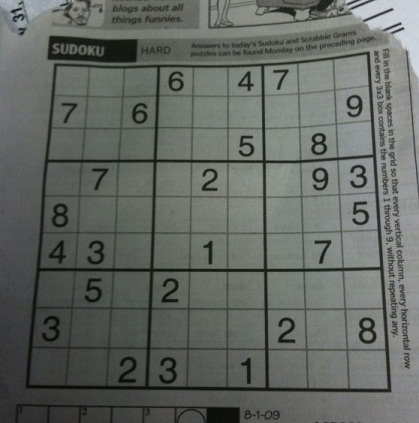
#> input picture Image-Processing-Lab-06-Huy/input.png, 419 x 423 px
$ python Exercise2.py
#> lines starting #> are read from the running program, lines starting #| are printed output that depends on the picture
### Image-Processing-Lab-06-Huy/Exercise1.py
import matplotlib.pyplot as plt
import cv2 as cv
import numpy as np

def save_image(img, name):
    """
        Save image
    """
    cv.imwrite('Output/' + name + '.png', img)

# [53 lines left out: functions canny_edge_detection, sobel_edge_detection, hough_line_detection, circle_detection, not called in this run]

### Image-Processing-Lab-06-Huy/Exercise2.py
import cv2 as cv
import numpy as np
from Exercise1 import save_image


def sudoku_detect(img):
    """
        Sudoku grid detect
    """
    # Apply Gaussian Blur
    blur = cv.GaussianBlur(img, (5, 5), 0)
    # Apply Canny Edge Detection
    canny = cv.Canny(blur, 50, 150)
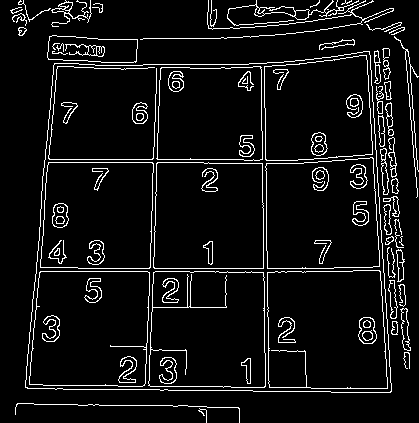
#> canny: shape (423, 419); 7.2% white in thin lines or dots
    # Apply Hough Lines
    lines = cv.HoughLines(canny, 1, np.pi/180, 200)
#> lines = [[162, 0.0349], [268, 1.57], [271, 1.57], [159, 1.57], [62, 0.0873], [-259, 3.12], [-262, 3.12]]
    # Draw lines
    for line in lines:
        rho, theta = line[0]
        a = np.cos(theta)
        b = np.sin(theta)
        x0 = a*rho
        y0 = b*rho
        x1 = int(x0 + 1000*(-b))
        y1 = int(y0 + 1000*(a))
        x2 = int(x0 - 1000*(-b))
        y2 = int(y0 - 1000*(a))
        cv.line(img, (x1, y1), (x2, y2), (255, 0, 0), 2)
#> this loop made 7 passes
#> (rho, theta, a, b, x0, y0, x1, y1) on passes 1 to 7: (162, 0.0349, 0.999, 0.0349, 161.9, 5.65, 127, 1005), (268, 1.57, -4.37e-08, 1, -1.17e-05, 268, -1000, 267), (271, 1.57, -4.37e-08, 1, -1.18e-05, 271, -1000, 270), (159, 1.57, -4.37e-08, 1, -6.95e-06, 159, -1000, 158), (62, 0.0873, 0.996, 0.0872, 61.76, 5.4, -25, 1001), (-259, 3.12, -1, 0.0175, 259, -4.52, 241, -1004), (-262, 3.12, -1, 0.0175, 262, -4.57, 244, -1004)
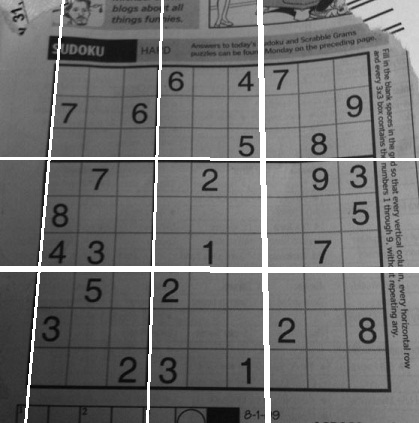
#> img: shape (423, 419); min 5, max 255, mean 110.7
    # Show image
    cv.imshow('Sudoku', img)
    cv.waitKey(0)
    cv.destroyAllWindows()

    save_image(img, 'sudoku_detect')


# Read input image in grayscale
input_image = cv.imread('input.png', cv.IMREAD_GRAYSCALE)

sudoku_detect(input_image)
